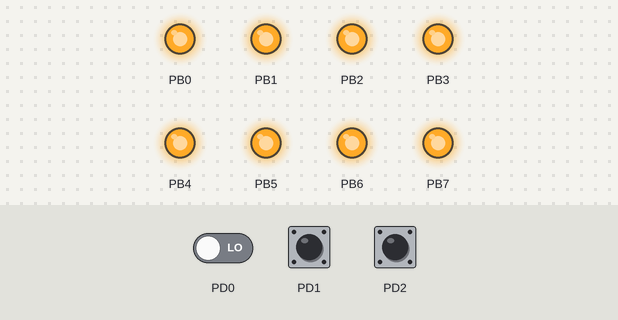
Bench run of a program on a simulated ATmega128, built with avr-gcc and emulated at 16 MHz. Parts: output pins drawn as LEDs (lit = HIGH). Dashed ring = blinking. Inputs (shaded band) come from the test bench; at power-on: PD1 HIGH, PD2 HIGH, PD0 LOW.

Above: at 1.2 s.
1.3 s: PD1 pulled LOW for 0.15 s
At 1.45 s:
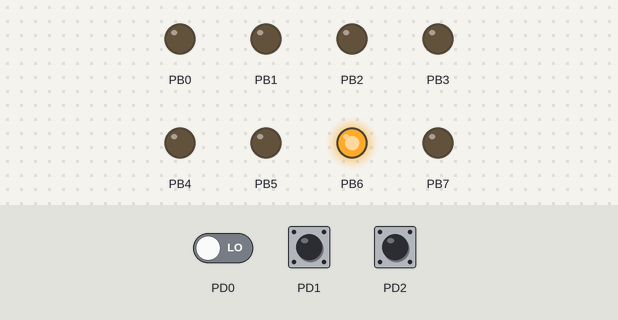
3.0 s: PD2 pulled LOW for 1 s
At 4.4 s:
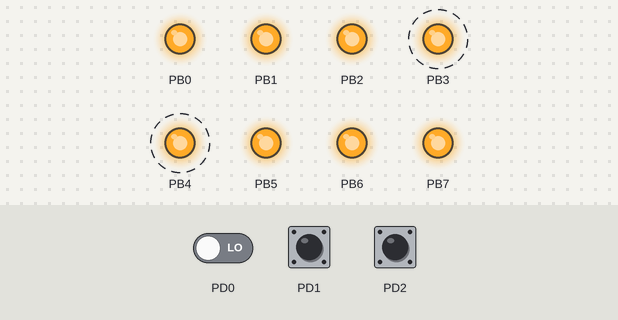
6.0 s: PD0 driven HIGH
At 7.1 s:
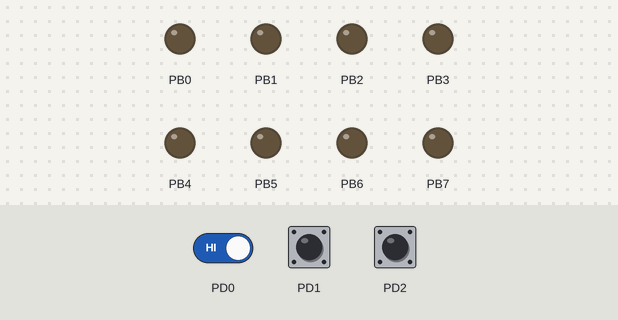
7.5 s: PD0 driven LOW
At 8.3 s:
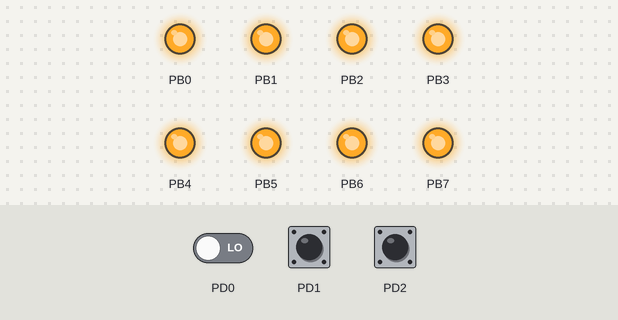
9.0 s: PD1 pulled LOW for 3.2 s
At 9.75 s:
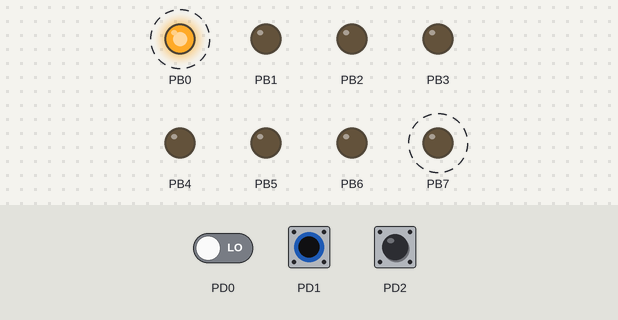
Timing chart, 0 to 13.7 s (numbered marks = the images above; inputs shaded):
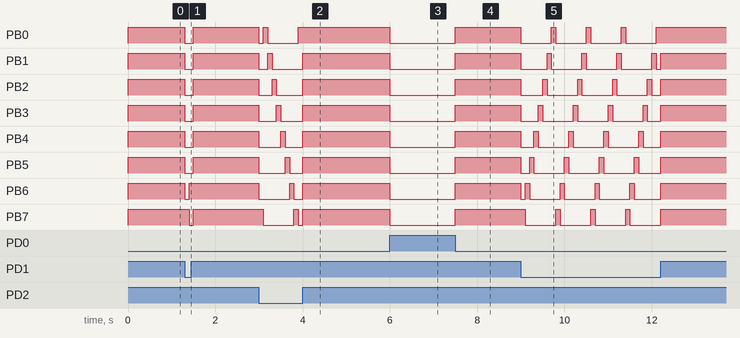

Measured:
- after the input at 1.3 s, PB0–5: HIGH → LOW at once, → HIGH 0.20 s later; PB6: HIGH → LOW at once, → HIGH 0.10 s later; PB7: HIGH → LOW after 0.10 s, → HIGH 0.10 s later
- after the input at 3.0 s, PB0: HIGH → LOW at once, → HIGH 0.10 s later, → LOW 0.10 s later, → HIGH 0.70 s later; PB1: HIGH → LOW at once, → HIGH 0.20 s later, → LOW 0.10 s later, → HIGH 0.70 s later
- after the input at 6.0 s, PB0–7: HIGH → LOW at once
- after the input at 7.5 s, PB0–7: LOW → HIGH at once
- after the input at 9.0 s, PB0: alternates HIGH for 0.10 s and LOW for 0.70 s, 8 changes in all, then stays HIGH, starting at once; PB1: goes LOW 0.60 s, 3 × (HIGH 0.10 s, LOW 0.70 s), HIGH 0.10 s, LOW 0.10 s, then HIGH, starting at once

The program:

main.c
```c
#include <avr/io.h>
#define F_CPU 16000000UL
#include <util/delay.h>

int main(void)
{
	DDRB = 0xff;         // PORTB를 출력으로 설정 (8개의 LED가 연결됨)
	DDRD = 0x00;         // PORTD를 입력으로 설정
	PORTD |= (1<<1) | (1<<2); // D포트 1, 2번 핀에 풀업 저항 활성화 (평소 HIGH 상태)
	//DDRD &= ~((1<<0)|(1<<1)|(1<<2));
	uint8_t led_pattern = 0x01;  // 초기 LED 패턴 (0000 0001)

	while (1)
	{
		// D포트의 0번 핀: 버튼이 눌렸을 때 LED 전체 켜기/끄기
		PORTB = (PIND & (1<<0)) ? 0x00 : 0xff;

		// D포트의 1번 핀: 왼쪽 시프트, 2번 핀: 오른쪽 시프트
		//! 부정 연산자 !써야 함  ~ 비트연산자 못씀
		if (!(PIND & (1<<1)) || !(PIND & (1<<2))) {
			led_pattern = (PIND & (1<<1)) ? led_pattern << 1 : led_pattern >> 1;
			if (led_pattern == 0) led_pattern = (PIND & (1<<1)) ? 0x01 : 0x80;
			PORTB = led_pattern;
			_delay_ms(100);
		}
	}
}
```
